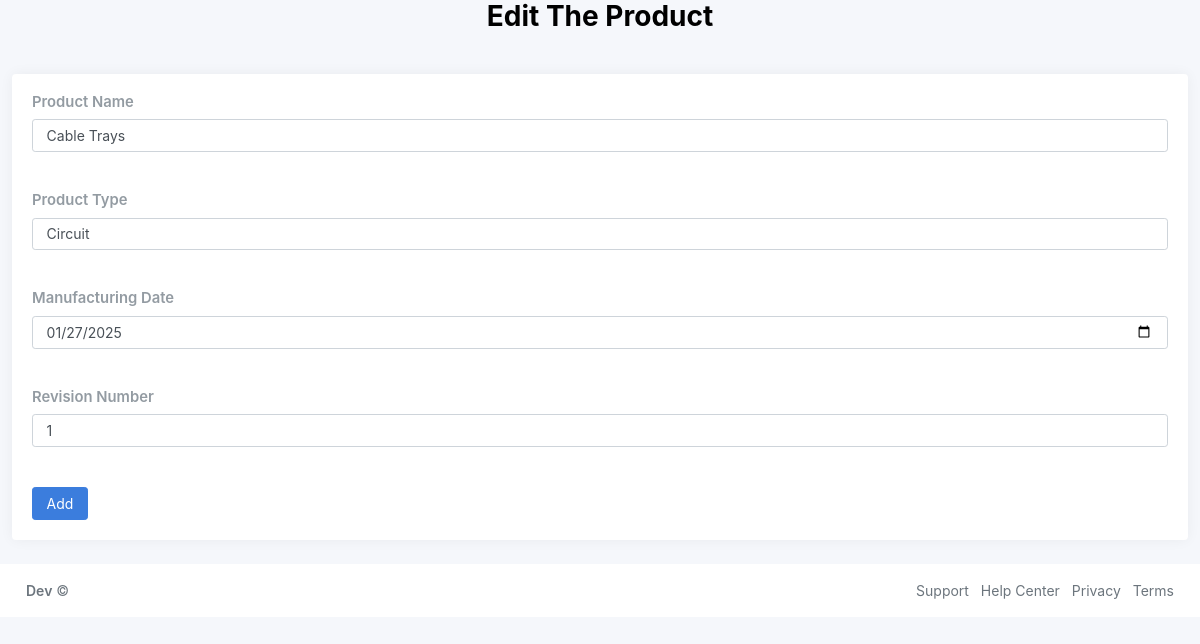
/Dashboard/include/update.php?id=3582939483 (signed in), run on the app's committed database.
### tables this page shows
CREATE TABLE `products` (
  `ProductID` char(10) NOT NULL,
  `ProductName` varchar(100) NOT NULL,
  `ProductType` varchar(50) NOT NULL,
  `ManufacturingDate` date NOT NULL,
  `RevisionNumber` int(11) DEFAULT 0,
  `Status` enum('Pass','Fail') NOT NULL,
  `TestingType` int(100) NOT NULL,
  `DepartmentID` int(11) NOT NULL
);

### Dashboard/include/update.php (the view, shortened to what this page needs)
<?php
include "../../Partials/db.php";
if (isset($_GET['id'])) {
    $id = $_GET['id'];
    $sql = "select * from `products` where ProductID = $id";
    $res = mysqli_query($connect,$sql);
    if (mysqli_num_rows($res)>0) {
        $row = mysqli_fetch_assoc($res);
    }
}
?>
<!DOCTYPE html>
<html lang="en">
<head>
    <link rel="stylesheet" href="../css/app.css">
</head>
<body>
    <div class="container">
        <h1 style="margin-bottom:40px; text-align:center; font-weight:bold;">Edit The Product</h1>
        <form action="" method="post">
            <div class="col-12 col-lg-12">
                <div class="card">
                    <div class="card-body">
                        <h5 class="card-title mb-2">Product Name</h5>
                        <input type="text" class="form-control" name="p-name" value="<?php echo $row['ProductName']; ?>"  required>
                    </div>
                    <div class="card-body">
                        <h5 class="card-title mb-2">Product Type</h5>
                        <input type="text" class="form-control" name="p-type" value="<?php echo $row['ProductType']; ?>"  required>
                    </div>
                    <div class="card-body">
                        <h5 class="card-title mb-2">Manufacturing Date</h5>
                        <input type="date" class="form-control" value="<?php echo $row['ManufacturingDate']; ?>" name="m-date" required>
                    </div>
                    <div class="card-body">
                        <h5 class="card-title mb-2">Revision Number</h5>
                        <input type="text" class="form-control" name="r-num" value="<?php echo $row['RevisionNumber']; ?>"  required>
                    </div>
                    <div class="card-body">
                        <button class="btn btn-primary" name="update">Add</button>
                    </div>
                </div>
            </div>
        </form>
    </div>
    <?php include "../../Partials/footer.php"; ?>
</body>
</html>

### data on the page
products: p-name "Cable Trays", p-type "Circuit", m-date "01/27/2025", r-num "1"
